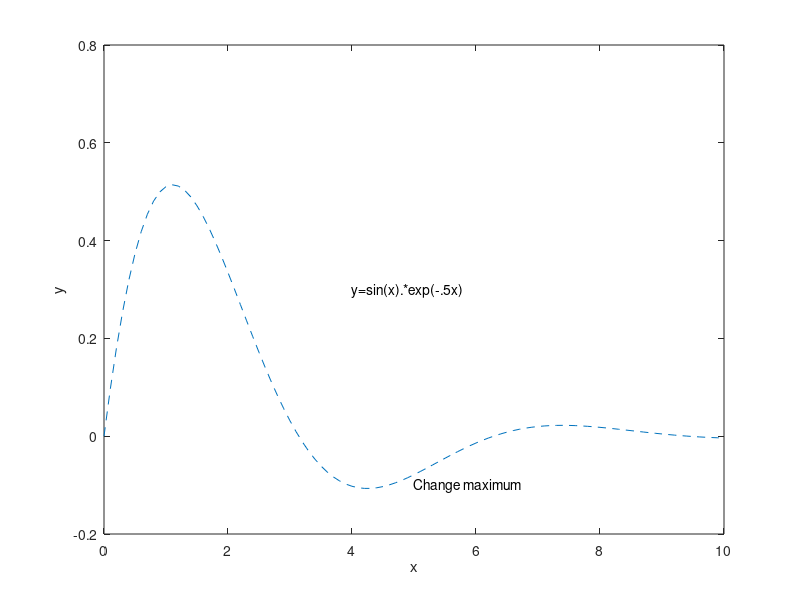

Recreate this plot in MATLAB.
x=0:.1:10;
plot(x,sin(x).*exp(-.5*x));
xlabel('x'); ylabel('y');
text(4,.3,'y=sin(x).*exp(-.5x)');
text(5,-0.1,'Here''s the maximum');
%% Get findobj
line_handle=findobj('type','line');
set(line_handle,'linestyle','--');
text_handle=findobj('string','Here''s the maximum');
set(text_handle,'string','Change maximum');
